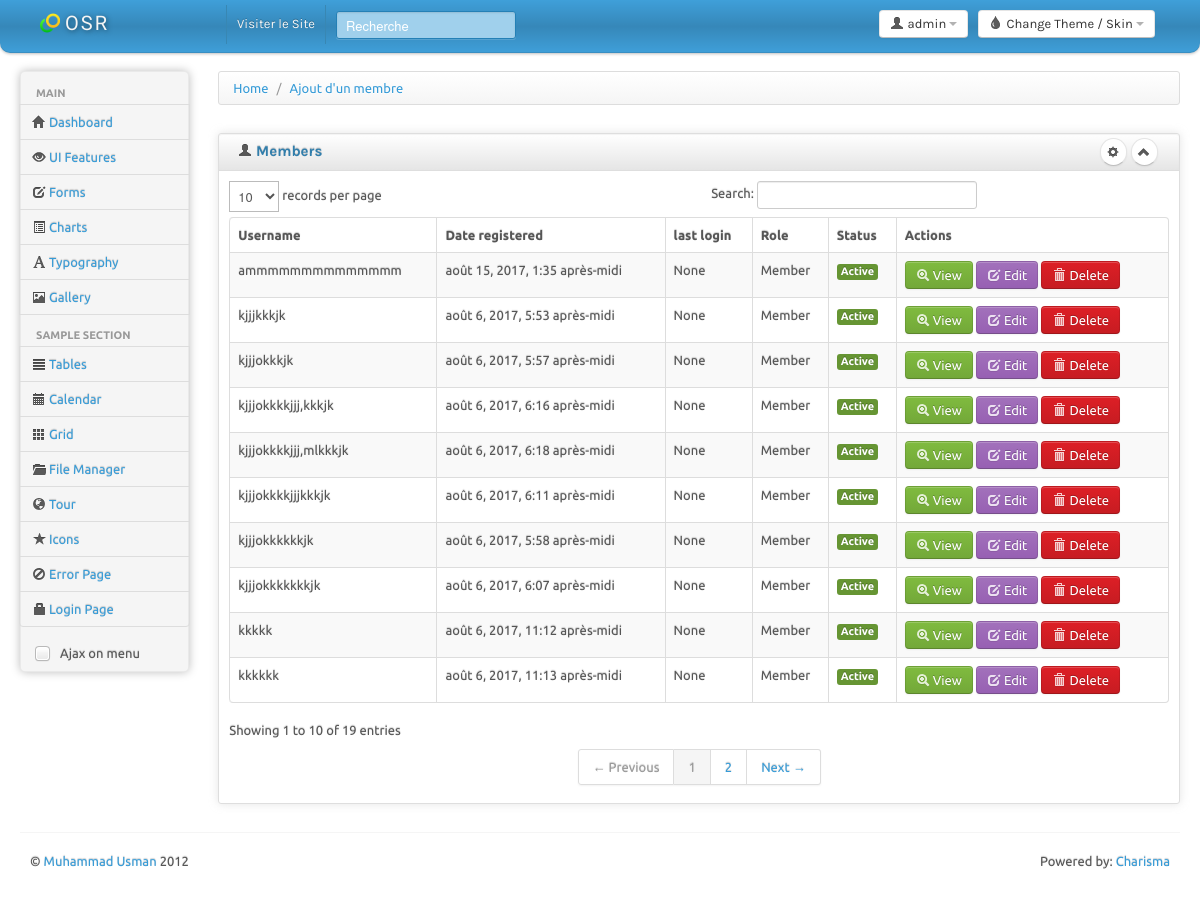
The app's page /osradmin/liste-des-membre/ (signed in) with its own data.
### osradmin/models.py (models this page shows, shortened)
class Membre(models.Model):
    user = models.OneToOneField(User)
    site_web = models.URLField(blank=True, null=True)
    facebook = models.URLField(blank=True, null=True)
    googleplus = models.URLField(blank=True, null=True)
    twitter = models.URLField(blank=True, null=True)
    instagram = models.URLField(blank=True, null=True)
    linkedin = models.URLField(blank=True, null=True)
    signature = models.TextField(blank=True)
    pays = models.CharField(max_length=50, default=0)
    Tel = models.CharField(blank=True, max_length=50, default=0)
    langue = models.CharField(max_length=50, default=0)
    naissance = models.CharField(blank=True, max_length=100)
    biographie = models.TextField(blank=True)

### osradmin/views.py (the view)
@login_required
def userlist(request):
    membre = Membre.objects.order_by("-user_id")
    return render(request, 'osradmin/user_list.html', locals())

### osradmin/templates/osradmin/user_list.html (shortened to what this page needs)
{% extends "base.html" %}
{%block content %}
    <div class="container-fluid">
		<div class="row-fluid">
			<div class="span2 main-menu-span">
				<div class="well nav-collapse sidebar-nav">
					<ul class="nav nav-tabs nav-stacked main-menu">
						<li class="nav-header hidden-tablet">Main</li>
						<li><a class="ajax-link" href="index.html"><i class="icon-home"></i><span class="hidden-tablet"> Dashboard</span></a></li>
						<li><a class="ajax-link" href="ui.html"><i class="icon-eye-open"></i><span class="hidden-tablet"> UI Features</span></a></li>
						<li><a class="ajax-link" href="form.html"><i class="icon-edit"></i><span class="hidden-tablet"> Forms</span></a></li>
						<li><a class="ajax-link" href="chart.html"><i class="icon-list-alt"></i><span class="hidden-tablet"> Charts</span></a></li>
						<li><a class="ajax-link" href="typography.html"><i class="icon-font"></i><span class="hidden-tablet"> Typography</span></a></li>
						<li><a class="ajax-link" href="gallery.html"><i class="icon-picture"></i><span class="hidden-tablet"> Gallery</span></a></li>
						<li class="nav-header hidden-tablet">Sample Section</li>
						<li><a class="ajax-link" href="table.html"><i class="icon-align-justify"></i><span class="hidden-tablet"> Tables</span></a></li>
						<li><a class="ajax-link" href="calendar.html"><i class="icon-calendar"></i><span class="hidden-tablet"> Calendar</span></a></li>
						<li><a class="ajax-link" href="grid.html"><i class="icon-th"></i><span class="hidden-tablet"> Grid</span></a></li>
						<li><a class="ajax-link" href="file-manager.html"><i class="icon-folder-open"></i><span class="hidden-tablet"> File Manager</span></a></li>
						<li><a href="tour.html"><i class="icon-globe"></i><span class="hidden-tablet"> Tour</span></a></li>
						<li><a class="ajax-link" href="icon.html"><i class="icon-star"></i><span class="hidden-tablet"> Icons</span></a></li>
						<li><a href="error.html"><i class="icon-ban-circle"></i><span class="hidden-tablet"> Error Page</span></a></li>
						<li><a href="login.html"><i class="icon-lock"></i><span class="hidden-tablet"> Login Page</span></a></li>
					</ul>
					<label id="for-is-ajax" class="hidden-tablet" for="is-ajax"><input id="is-ajax" type="checkbox"> Ajax on menu</label>
				</div>
			</div>
			<div id="content" class="span10">
                <div>
                    <ul class="breadcrumb">
                        <li><a href="#">Home</a> <span class="divider">/</span></li>
                        <li><a href="#">Ajout d'un membre</a></li>
                    </ul>
                </div>
                <div class="row-fluid sortable">
				<div class="box span12">
					<div class="box-header well" data-original-title>
						<h2><i class="icon-user"></i> Members</h2>
						<div class="box-icon">
							<a href="#" class="btn btn-setting btn-round"><i class="icon-cog"></i></a>
							<a href="#" class="btn btn-minimize btn-round"><i class="icon-chevron-up"></i></a>
						</div>
					</div>
					<div class="box-content">
						<table class="table table-striped table-bordered bootstrap-datatable datatable">
						  <thead>
							  <tr>
								  <th>Username</th>
								  <th>Date registered</th>
                                  <th>last login</th>
								  <th>Role</th>
								  <th>Status</th>
								  <th>Actions</th>
							  </tr>
						  </thead>
						  <tbody>
                              {% for membre in membre %}
                                <tr>
                                    <td>{{ membre.user.username }}</td>
                                    <td class="center">{{ membre.user.date_joined }}</td>
                                    <td class="center">{{ membre.user.last_login }}</td>
                                    <td class="center">Member</td>
                                    <td class="center">
                                        {% if membre.user.is_active %}
                                            <span class="label label-success">Active</span>
                                        {% else %}
                                            <span class="label">Inactive</span>
                                        {% endif %}
                                    </td>
                                    <td class="center">
                                        <a class="btn btn-success" href="#">
                                            <i class="icon-zoom-in icon-white"></i>
                                            View
                                        </a>
                                        <a class="btn btn-info" href="#">
                                            <i class="icon-edit icon-white"></i>
                                            Edit
                                        </a>
                                        <a class="btn btn-danger" href="#">
                                            <i class="icon-trash icon-white"></i>
                                            Delete
                                        </a>
                                    </td>
                                </tr>
                              {% endfor %}
						  </tbody>
					  </table>
					</div>
				</div>
			</div>
            </div>
        </div>
		<hr>
		<footer>
			<p class="pull-left">&copy; <a href="http://usman.it" target="_blank">Muhammad Usman</a> 2012</p>
			<p class="pull-right">Powered by: <a href="http://usman.it/free-responsive-admin-template">Charisma</a></p>
		</footer>
	</div>
{% endblock %}

### osradmin/templates/base.html (shortened to what this page needs)
{% load static %}
<!DOCTYPE html>
<html lang="fr">
    <head>
        <link id="bs-css" href="{% static 'osradmin/css/bootstrap-cerulean.css' %}" rel="stylesheet">
        <link href="{% static 'osradmin/css/bootstrap-responsive.css' %}" rel="stylesheet">
        <link href="{% static 'osradmin/css/charisma-app.css' %}" rel="stylesheet">
        <link href="{% static 'osradmin/css/jquery-ui-1.8.21.custom.css' %}" rel="stylesheet">
        <link href="{% static 'osradmin/css/fullcalendar.css' %}" rel='stylesheet'>
        <link href="{% static 'osradmin/css/fullcalendar.print.css' %}" rel='stylesheet'  media='print'>
        <link href="{% static 'osradmin/css/chosen.css' %}" rel='stylesheet'>
        <link href="{% static 'osradmin/css/uniform.default.css' %}" rel='stylesheet'>
        <link href="{% static 'osradmin/css/colorbox.css' %}" rel='stylesheet'>
        <link href="{% static 'osradmin/css/jquery.cleditor.css' %}" rel='stylesheet'>
        <link href="{% static 'osradmin/css/jquery.noty.css' %}" rel='stylesheet'>
        <link href="{% static 'osradmin/css/noty_theme_default.css' %}" rel='stylesheet'>
        <link href="{% static 'osradmin/css/elfinder.min.css' %}" rel='stylesheet'>
        <link href="{% static 'osradmin/css/elfinder.theme.css' %}" rel='stylesheet'>
        <link href="{% static 'osradmin/css/jquery.iphone.toggle.css' %}" rel='stylesheet'>
        <link href="{% static 'osradmin/css/opa-icons.css' %}" rel='stylesheet'>
        <link href="{% static 'osradmin/css/uploadify.css' %}" rel='stylesheet'>
    </head>
    <body>
        {% if user.is_authenticated %}
            {% block nav %}
        <div class="navbar">
		<div class="navbar-inner">
			<div class="container-fluid">
				<a class="brand" href="index.html"> <img alt="Charisma Logo" src="img/logo20.png" /> <span>OSR</span></a>
				<div class="btn-group pull-right theme-container" >
					<a class="btn dropdown-toggle" data-toggle="dropdown" href="#">
						<i class="icon-tint"></i><span class="hidden-phone"> Change Theme / Skin</span>
						<span class="caret"></span>
					</a>
				</div>
				<div class="btn-group pull-right" >
					<a class="btn dropdown-toggle" data-toggle="dropdown" href="#">
						<i class="icon-user"></i><span class="hidden-phone"> admin</span>
						<span class="caret"></span>
					</a>
				</div>
				<div class="top-nav nav-collapse">
					<ul class="nav">
						<li><a href="http://www.opensuccessroom.com" target="_blank">Visiter le Site</a></li>
						<li>
							<form class="navbar-search pull-left">
								<input placeholder="Recherche" class="search-query span2" name="query" type="text">
							</form>
						</li>
					</ul>
				</div>
			</div>
		</div>
	</div>
            {% endblock %}
            {% block content %}{% endblock %}
        {% else %}
            {% block content_login %}{% endblock %}
        {% endif %}
    </body>
</html>

### osradmin/static/osradmin/css/charisma-app.css (style rules this page uses)
.box { border: 1px solid #DEDEDE; border-radius:3px; -webkit-border-radius:3px; -moz-border-radius:3px; margin-top: 10px; margin-bottom: 10px ; box-shadow: 0 0 10px rgba(189, 189, 189, 0.4); -webkit-box-shadow: 0 0 10px rgba(189, 189, 189, 0.4); -moz-box-shadow: 0 0 10px rgba(189, 189, 189, 0.4); }
.box-header { border:none; padding-top:5px; border-bottom: 1px solid #DEDEDE; border-radius:3px 3px 0 0; -webkit-border-radius:3px 3px 0 0; -moz-border-radius:3px 3px 0 0; height:12px; min-height:12px; margin-bottom: 0; cursor:move; font-weight:bold; font-size:16px; background: -moz-linear-gradient(top, rgba(255,255,255,0) 0%, rgba(0,0,0,0.1) 100%); background: -webkit-gradient(linear, left top, left bottom, color-stop(0%,rgba(255,255,255,0)), color-stop(100%,rgba(0,0,0,0.1))); background: -webkit-linear-gradient(top, rgba(255,255,255,0) 0%,rgba(0,0,0,0.1) 100%); background: -o-linear-gradient(top, rgba(255,255,255,0) 0%,rgba(0,0,0,0.1) 100%); background: -ms-linear-gradient(top, rgba(255,255,255,0) 0%,rgba(0,0,0,0.1) 100%); background: linear-gradient(to bottom, rgba(255,255,255,0) 0%,rgba(0,0,0,0.1) 100%); filter: progid:DXImageTransform.Microsoft.gradient( startColorstr='#00ffffff', endColorstr='#1a000000',GradientType=0 ); }
.box-header h2 { font-size:15px; width:auto; clear:none; float:left; line-height:25px; white-space: nowrap; }
.box-header h2 > i { margin-top:1px; }
.box-icon { float:right; }
.box-icon a { clear:none; float:left; margin:0 2px; height: 18px; width:5px; margin-top: -1px; }
.box-icon a i { margin-left:-4.5px; }
.box-content { padding:10px; }
.btn-round { border-radius: 40px; -webkit-border-radius: 40px; -moz-border-radius: 40px; font-size:12px; padding-top:4px; }
footer { clear:both; }
footer .pull-right { float:right; margin-right:10px; }
footer .pull-left { float:left; margin-left:10px; }
.sidebar-nav { min-height:0; box-shadow: 0 0 10px #BDBDBD; -webkit-box-shadow: 0 0 10px #BDBDBD; -moz-box-shadow: 0 0 10px #BDBDBD; border-radius: 5px; -webkit-border-radius: 5px; -moz-border-radius: 5px; margin-bottom: 0; padding-bottom:0; }
.sidebar-nav > ul > li:not(.nav-header) { margin-right:-2px; margin-left:-2px; }
.brand { font-family: 'Shojumaru', cursive, Arial, serif; letter-spacing:2px; text-shadow:1px 1px 5px rgba(0, 0, 0, 0.5); width:166px; }
.brand img { float:left; height:20px; width:20px; margin-right:5px; }
.brand span { float:left; }
.navbar-search { margin-left:10px; }
.navbar-inner { border-radius:0 0 10px 10px; -webkit-border-radius:0 0 10px 10px; -moz-border-radius:0 0 10px 10px; padding-top:5px; padding-bottom:5px; }
#for-is-ajax { padding-left: 12px; cursor:pointer; }
.pull-left { float:left !important; }
.pull-right { float:right !important; }

### osradmin/templates/base.html (style rules this page uses)
body { padding-bottom: 40px; }
.sidebar-nav { padding: 9px 0; }

### records on screen
Membre: user.username "ammmmmmmmmmmmmm", user.date_joined "août 15, 2017, 1:35 après-midi", user.last_login "None", shows "Active"
Membre: user.username "kkkkkk", user.date_joined "août 6, 2017, 11:13 après-midi", user.last_login "None", shows "Active"
Membre: user.username "kkkkk", user.date_joined "août 6, 2017, 11:12 après-midi", user.last_login "None", shows "Active"
Membre: user.username "kjjjokkkkjjj,mlkkkjk", user.date_joined "août 6, 2017, 6:18 après-midi", user.last_login "None", shows "Active"
Membre: user.username "kjjjokkkkjjj,kkkjk", user.date_joined "août 6, 2017, 6:16 après-midi", user.last_login "None", shows "Active"
Membre: user.username "kjjjokkkkjjjkkkjk", user.date_joined "août 6, 2017, 6:11 après-midi", user.last_login "None", shows "Active"
Membre: user.username "kjjjokkkkkkkjk", user.date_joined "août 6, 2017, 6:07 après-midi", user.last_login "None", shows "Active"
Membre: user.username "kjjjokkkkkkjk", user.date_joined "août 6, 2017, 5:58 après-midi", user.last_login "None", shows "Active"
Membre: user.username "kjjjokkkjk", user.date_joined "août 6, 2017, 5:57 après-midi", user.last_login "None", shows "Active"
Membre: user.username "kjjjkkkjk", user.date_joined "août 6, 2017, 5:53 après-midi", user.last_login "None", shows "Active"
